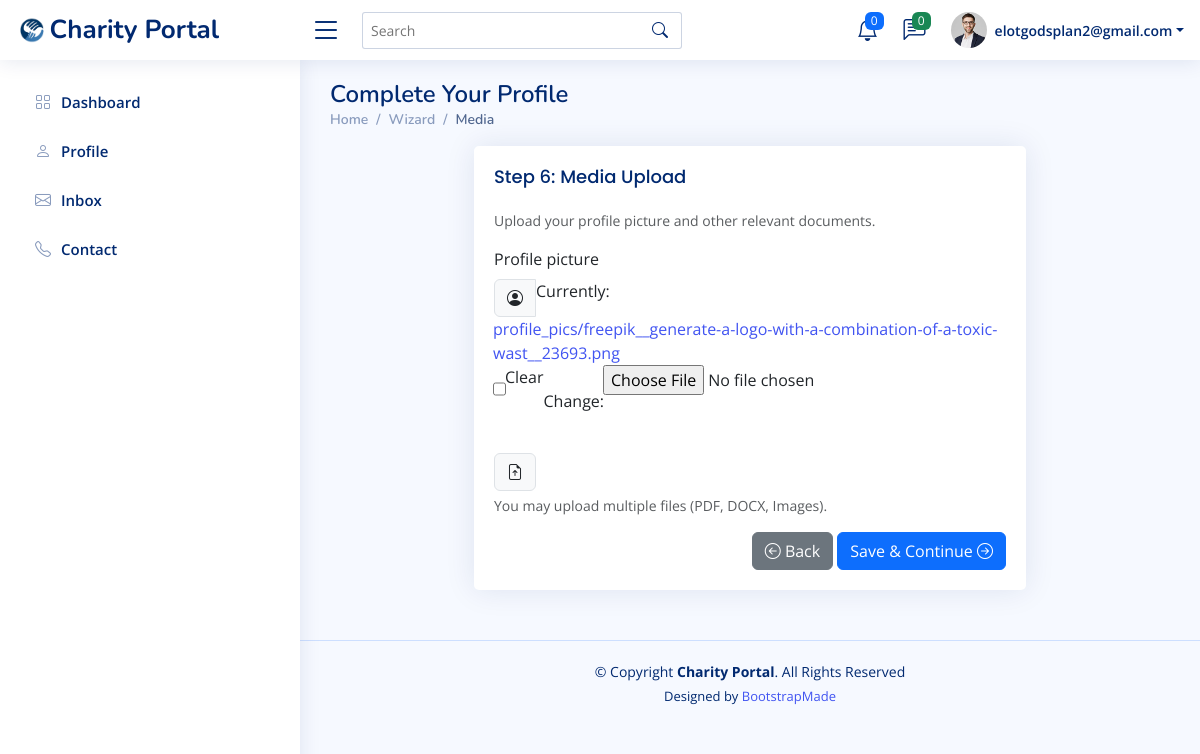
Page /UserPorile/wizard/media/ (signed in) on the earlier database version.
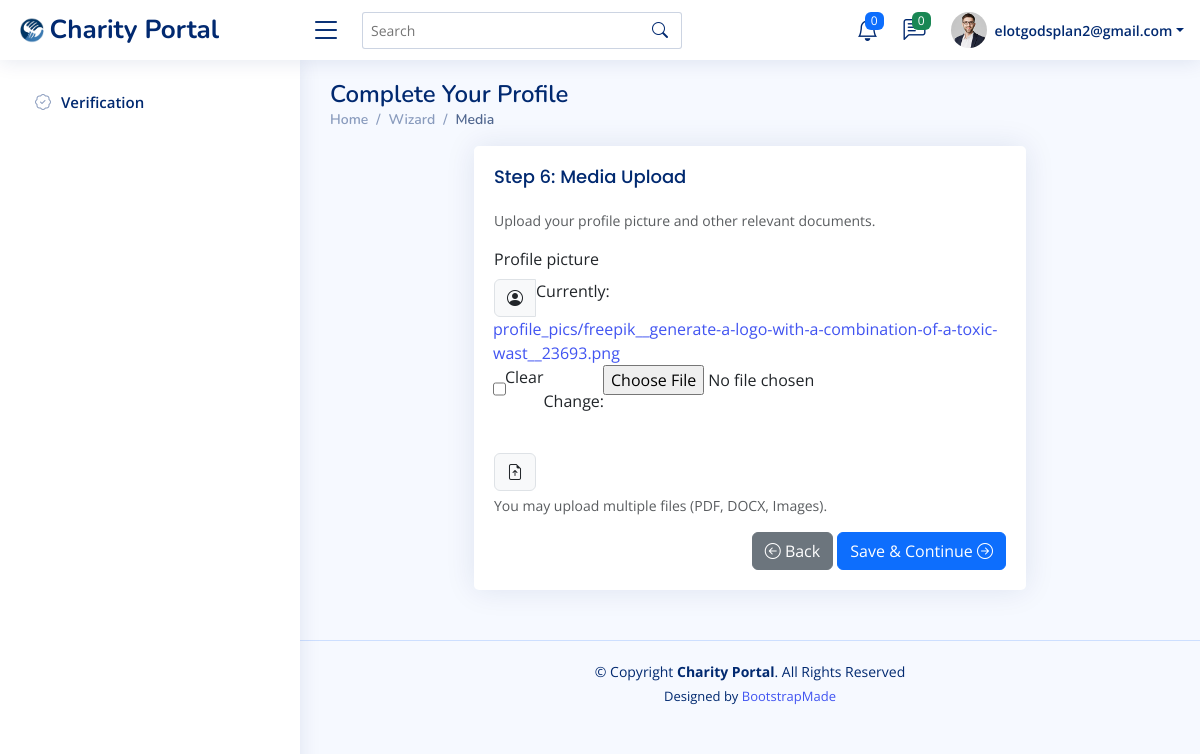
Same page on the later database version.
### UserPorile/views.py (the view)
# urls.py: path("wizard/media/", views.media, name="media"),
@login_required
def media(request):
    profile, _ = Profile.objects.get_or_create(user=request.user)
    if request.method == "POST":
        form = MediaForm(request.POST, request.FILES, instance=profile)
        if form.is_valid():
            form.save()
            messages.success(request, "Media uploaded.")
            return redirect("profile:review")
    else:
        form = MediaForm(instance=profile)
    return render(request, "UserPorile/media.html", {"form": form})

### UserPorile/forms.py
class MediaForm(forms.ModelForm):
    class Meta:
        model = Profile
        fields = ["profile_picture", "gallery_image", "intro_video"]

### accounts/models.py (called while the page is built)
    def get_full_name(self):
        full_name = f"{self.first_name} {self.last_name}".strip()
        return full_name if full_name else self.email

### UserPorile/templates/UserPorile/media.html (shortened to what this page needs)
{% extends "secured/base_secured.html" %}
{% load static %}
{% block content %}
<div class="pagetitle">
  <h1>Complete Your Profile</h1>
  <nav>
    <ol class="breadcrumb">
      <li class="breadcrumb-item"><a href="{% url 'secured:dashboard' %}">Home</a></li>
      <li class="breadcrumb-item">Wizard</li>
      <li class="breadcrumb-item active">Media</li>
    </ol>
  </nav>
</div>
<section class="section">
  <div class="row justify-content-center">
    <div class="col-lg-8">
      <div class="card">
        <div class="card-body">
          <h5 class="card-title">Step 6: Media Upload</h5>
          <p class="small text-muted">Upload your profile picture and other relevant documents.</p>
          <form method="post" enctype="multipart/form-data" novalidate class="row g-3">
            <div class="col-md-12">
              <label class="form-label">{{ form.profile_picture.label }}</label>
              <div class="input-group">
                <span class="input-group-text"><i class="bi bi-person-circle"></i></span>
                {{ form.profile_picture }}
              </div>
            </div>
            <div class="col-md-12">
              <div class="input-group">
                <span class="input-group-text"><i class="bi bi-file-earmark-arrow-up"></i></span>
              </div>
              <div class="form-text">You may upload multiple files (PDF, DOCX, Images).</div>
            </div>
            <div class="text-end">
              <a class="btn btn-secondary" href="{% url 'profile:payment_card' %}">
                <i class="bi bi-arrow-left-circle"></i> Back
              </a>
              <button class="btn btn-primary" type="submit">
                Save & Continue <i class="bi bi-arrow-right-circle"></i>
              </button>
            </div>
          </form>
        </div>
      </div>
    </div>
  </div>
</section>
{% endblock %}

### secured/templates/secured/base_secured.html (shortened to what this page needs)
{% load static %}
<!DOCTYPE html>
<html lang="en">
<head>
  <link href="{% static 'secured/assets/vendor/bootstrap/css/bootstrap.min.css' %}" rel="stylesheet">
  <link href="{% static 'secured/assets/vendor/bootstrap-icons/bootstrap-icons.css' %}" rel="stylesheet">
  <link href="{% static 'secured/assets/vendor/boxicons/css/boxicons.min.css' %}" rel="stylesheet">
  <link href="{% static 'secured/assets/vendor/quill/quill.snow.css' %}" rel="stylesheet">
  <link href="{% static 'secured/assets/vendor/quill/quill.bubble.css' %}" rel="stylesheet">
  <link href="{% static 'secured/assets/vendor/remixicon/remixicon.css' %}" rel="stylesheet">
  <link href="{% static 'secured/assets/vendor/simple-datatables/style.css' %}" rel="stylesheet">
  <link href="{% static 'secured/assets/css/style.css' %}" rel="stylesheet">
</head>
<body>
  <header id="header" class="header fixed-top d-flex align-items-center">
    <div class="d-flex align-items-center justify-content-between">
      <a href="{% url 'secured:dashboard' %}" class="logo d-flex align-items-center">
        <img src="{% static 'secured/assets/img/logo.png' %}" alt="">
        <span class="d-none d-lg-block">Charity Portal</span>
      </a>
      <i class="bi bi-list toggle-sidebar-btn"></i>
    </div>
    <div class="search-bar">
      <form class="search-form d-flex align-items-center" method="GET" action="#">
        <input type="text" name="query" placeholder="Search" title="Enter search keyword">
        <button type="submit" title="Search"><i class="bi bi-search"></i></button>
      </form>
    </div>
    <nav class="header-nav ms-auto">
      <ul class="d-flex align-items-center">
        <li class="nav-item dropdown">
          <a class="nav-link nav-icon" href="#" data-bs-toggle="dropdown">
            <i class="bi bi-bell"></i>
            <span class="badge bg-primary badge-number">0</span>
          </a>
        </li>
        <li class="nav-item dropdown">
          <a class="nav-link nav-icon" href="#" data-bs-toggle="dropdown">
            <i class="bi bi-chat-left-text"></i>
            <span class="badge bg-success badge-number">0</span>
          </a>
        </li>
        <li class="nav-item dropdown pe-3">
          <a class="nav-link nav-profile d-flex align-items-center pe-0" href="#" data-bs-toggle="dropdown">
            <img src="{% static 'secured/assets/img/profile-img.jpg' %}" alt="Profile" class="rounded-circle">
            <span class="d-none d-md-block dropdown-toggle ps-2">{{ user.email }}</span>
          </a>
        </li>
      </ul>
    </nav>
  </header>
<aside id="sidebar" class="sidebar">
  <ul class="sidebar-nav" id="sidebar-nav">
    {% if user.is_authenticated %}
      {% if user.profile.is_verified and user.profile.completed %}
        <li class="nav-item">
          <a class="nav-link collapsed" href="{% url 'secured:dashboard' %}">
            <i class="bi bi-grid"></i><span>Dashboard</span>
          </a>
        </li>
        <li class="nav-item">
          <a class="nav-link collapsed" href="#">
            <i class="bi bi-person"></i><span>Profile</span>
          </a>
        </li>
        <li class="nav-item">
          <a class="nav-link collapsed" href="#">
            <i class="bi bi-envelope"></i><span>Inbox</span>
          </a>
        </li>
        <li class="nav-item">
          <a class="nav-link collapsed" href="#">
            <i class="bi bi-telephone"></i><span>Contact</span>
          </a>
        </li>
      {% else %}
        <li class="nav-item">
          <a class="nav-link collapsed" href="{% url 'profile:wizard_start' %}">
            <i class="bi bi-patch-check"></i><span>Verification</span>
          </a>
        </li>
      {% endif %}
    {% endif %}
  </ul>
</aside>
  <main id="main" class="main">
    {% block content %}{% endblock %}
  </main>
  <footer id="footer" class="footer">
    <div class="copyright">
      &copy; Copyright <strong><span>Charity Portal</span></strong>. All Rights Reserved
    </div>
    <div class="credits">
      Designed by <a href="https://bootstrapmade.com/">BootstrapMade</a>
    </div>
  </footer>
</body>
</html>

Differences in the rows shown:
changed Profile: is_verified True → False (drawn)
Other differences:
text no longer shown: "Dashboard Profile Inbox Contact"
text now shown: "Verification"
